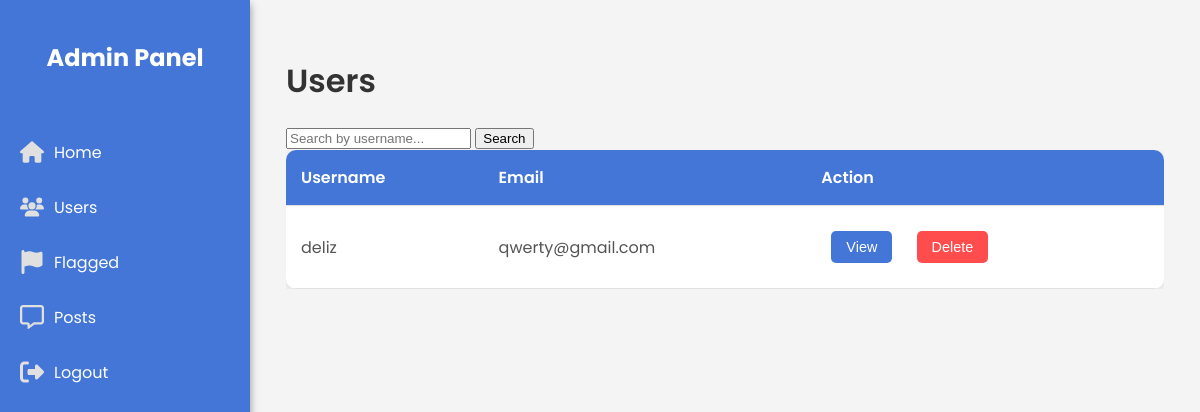
/users, run on an earlier commit of the app's database.
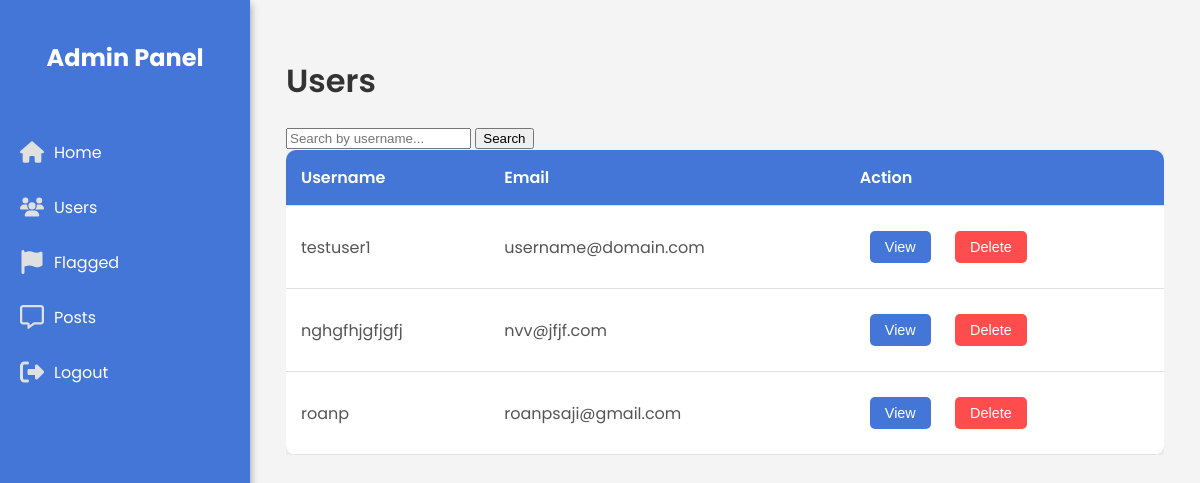
And on a later commit of the database.
### app/models.py (models this page shows)
class User(db.Model, UserMixin):
    id = db.Column(db.Integer, primary_key=True)
    username = db.Column(db.String(80), unique=True, nullable=False)
    password = db.Column(db.String(80), nullable=False)
    email = db.Column(db.String(120), unique=True, nullable=False)
    phone_number = db.Column(db.Integer, unique=True, nullable=False)
    profile_pic = db.Column(db.String(120), nullable=False, default='profile.jpg')

### app/admin_routes.py (the view)
@app.route('/users', methods=['GET', 'POST'])
def users():
    if request.method == 'GET':
        users = User.query.all()  # Fetch all users
        return render_template('adminPages/users.html', users=users)

### app/templates/adminPages/users.html
{% extends 'adminPages/adminhome.html' %}
{% block head %}
    <link rel="stylesheet" href="{{ url_for('static', filename='css/admin.css') }}">
    <link rel="stylesheet" href="{{ url_for('static', filename='css/users.css') }}">
{% endblock %}
{% block body %}
<div class="users-page">
    <div class="page-header">
        <h1 class="page-title">Users</h1>
        <div class="search-container">
            <form action="/users_search" method="get">
                <label>
                    <input class="form-control" type="text" placeholder="Search by username..." name="username">
                    <input type="submit" value="Search">
                </label>
            </form>
        </div>
    </div>
        <div class="users-table-container">
            <table class="users-table">
                <thead>
                    <tr>
                        <th>Username</th>
                        <th>Email</th>
                        <th>Action</th>
                    </tr>
                </thead>
                <tbody>
                {% if users %}
                    {% for user in users %}
                    <tr>
                        <td>{{ user.username }}</td>
                        <td>{{ user.email }}</td>
                        <td>
                            <button class="action-btn">View</button>
                            <form action="{{ url_for('delete_user', user_id=user.id) }}" method="post" style="display:inline;">
                                <button type="submit" class="action-btn delete-btn">Delete</button>
                            </form>
                        </td>
                    </tr>
                    {% endfor %}
                {% else %}
                    <tr>
                        <td>No results found</td>
                    </tr>
                {% endif %}
                </tbody>
            </table>
        </div>
    </div>
{% endblock %}

### app/templates/adminPages/adminhome.html (shortened to what this page needs)
<!DOCTYPE html>
<html lang="en">
<head>
    <link rel="stylesheet" href="static/css/admin.css">
    {% block head %}{% endblock %}
</head>
<body>
    <div class="sidebar">
        <h2 class="sidebar-title">Admin Panel</h2>
        <nav class="nav">
            <a href="{{ url_for('admin')}}" class="nav-item">
                Home
            </a>
            <a href="{{ url_for('users') }}" class="nav-item">
                Users
            </a>
            <a href="{{ url_for('flags') }}" class="nav-item">
                Flagged
            </a>
            <a href="{{ url_for('posts_admin') }}" class="nav-item">
                Posts
            </a>
            <a href="#" class="nav-item">
                Logout
            </a>
        </nav>
    </div>
    <main>
        {% block body %}{% endblock %}
    </main>
</body>
</html>

### app/static/css/admin.css (style rules this page uses)
body { font-family: 'Poppins', sans-serif; margin: 0; padding: 0; background-color: #f4f4f4; }
main { margin-left: 250px; padding: 1rem; transition: margin-left 0.3s; }
.sidebar { width: 250px; height: 100vh; background-color: #4376d6; color: #ffffff; position: fixed; left: 0; top: 0; box-shadow: 0 4px 8px rgba(0, 0, 0, 0.42); transition: width 0.3s; }
.sidebar-title { padding: 20px; font-size: 24px; text-align: center; }
.nav { padding: 10px 0; }
.nav-item { display: flex; align-items: center; padding: 15px 20px; color: #ffffff; text-decoration: none; border-radius: 10px; transition: background-color 0.3s; }
.icon { width: 24px; height: 24px; margin-right: 10px; }
.icon { color: #e0e0e0; }

### app/static/css/users.css (style rules this page uses)
.users-page { padding: 20px; }
.page-title { font-size: 2rem; margin-bottom: 20px; color: #333; font-weight: 600; }
.users-table-container { overflow-x: auto; }
.users-table { width: 100%; border-collapse: collapse; background-color: #ffffff; box-shadow: 0 2px 8px rgba(0, 0, 0, 0.1); border-radius: 10px; overflow: hidden; }
.users-table th, .users-table td { padding: 15px; text-align: left; border-bottom: 1px solid #e0e0e0; }
.users-table th { background-color: #4376d6; color: #ffffff; font-weight: 600; }
.users-table td { color: #555; }
.action-btn { padding: 8px 15px; border: none; border-radius: 5px; cursor: pointer; font-size: 0.9rem; color: #ffffff; background-color: #4376d6; transition: background-color 0.3s; margin: 10px; }
.delete-btn { background-color: #ff4d4d; }

What changed in the data, as far as the page shows it:
changed User: username "deliz" → "testuser1"; email "qwerty@gmail.com" → "username@domain.com"
added User: username "nghgfhjgfjgfj", email "nvv@jfjf.com"
added User: username "roanp", email "roanpsaji@gmail.com"
